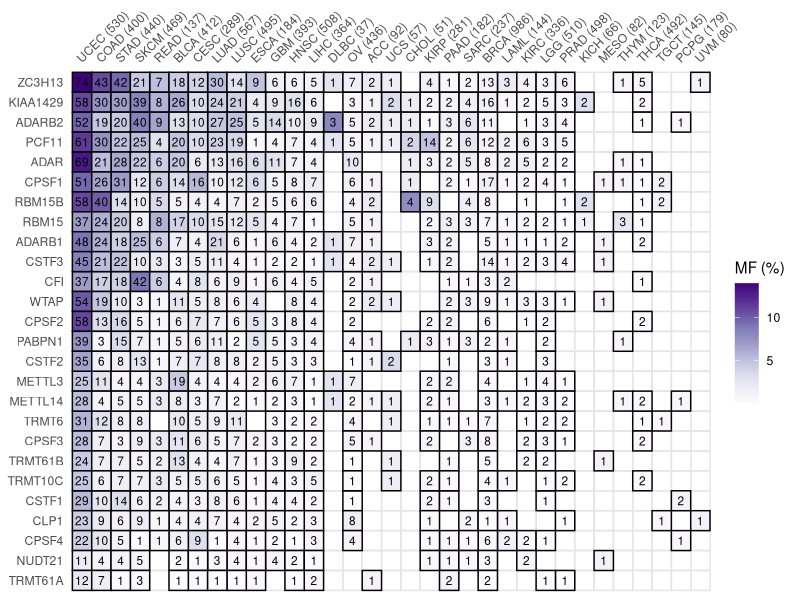
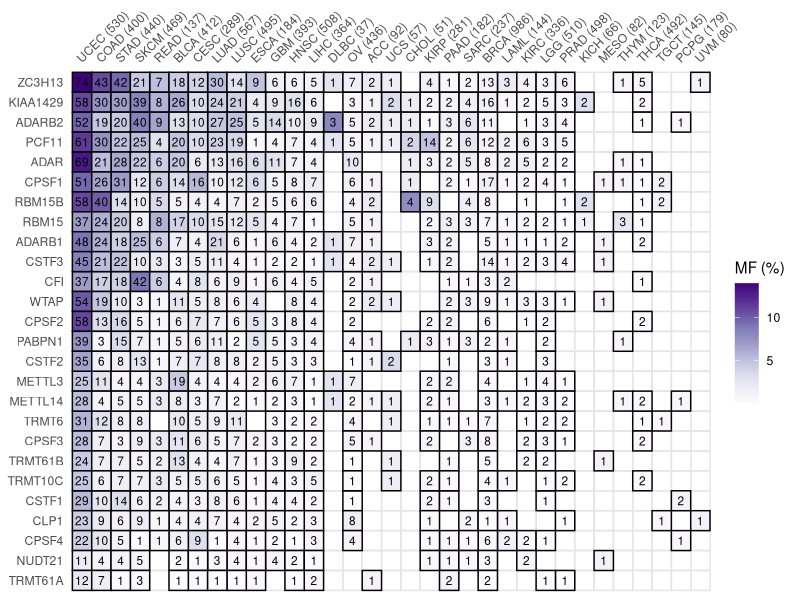

Reproduce these figures in R, in order.
## ---- chunk 1
knitr::opts_chunk$set(echo = TRUE)
## ---- chunk 2
options("repos"= c(CRAN="https://mirrors.tuna.tsinghua.edu.cn/CRAN/"))
options(BioC_mirror="http://mirrors.tuna.tsinghua.edu.cn/bioconductor/")

## ---- chunk 3
library(tidyverse)
library(magrittr)
Sys.setenv(LANGUAGE = "en") #显示英文报错信息
options(stringsAsFactors = FALSE) #禁止chr转成factor
## ---- chunk 4
gdcdata <- read_tsv("frequently-mutated-genes.2022-01-26.tsv")
text <- gdcdata$`# SSM Affected Cases Across the GDC`[1]

gdcdata %>%
  mutate(Mut = `# SSM Affected Cases Across the GDC`) %>%
  select(Mut, Symbol) %>%
  pmap(
    function(Mut, Symbol){
      Mut %>% str_split(",") %>%
        first() %>%
        str_extract("^TCGA-.*") %>% 
        na.omit() %>%
        str_match("^TCGA-([A-Z]+): ([0-9]+) / ([0-9]+) \\(([0-9.]+)%\\)") %>%
        set_colnames(value = c("string", "cancer", "n_mutated", "n_cohort", "percent")) %>%
        as.data.frame() %>%
        mutate(n_mutated = as.numeric(n_mutated),
               n_cohort = as.numeric(n_cohort),
               percent = as.numeric(percent),
               gene = Symbol)
    }
  ) %>% do.call(what = rbind) -> mutData


mutData %>%
  mutate(cancer_num = str_glue("{cancer} ({n_cohort})")) %>%
  group_by(cancer) %>%
  mutate(total_cancer = sum(percent)) %>%
  ungroup() %>%
  group_by(gene) %>%
  mutate(total_gene = sum(percent)) %>%
  ungroup() %>%
  mutate(cancer_ordered = factor(cancer_num, levels = unique(cancer_num[order(-total_cancer)])),
         gene_ordered = factor(gene, levels = unique(gene[order(total_gene)]))) -> ggData
## ---- chunk 5
ggplot() +
  # 填背景
  geom_blank(
    mapping = aes(cancer_ordered, gene_ordered, fill = percent),
    data = ggData,
  ) +
  
  # 画边框
  geom_tile(
    mapping = aes(cancer_ordered, gene_ordered),
    data = expand_grid(
      cancer_ordered = ggData$cancer_ordered %>% levels,
      gene_ordered = ggData$gene_ordered %>% levels
      ),
    color = "gray90",size=.5, fill = NA
  ) +
  geom_tile(
     mapping = aes(cancer_ordered, gene_ordered, fill = percent),
     data = ggData,
    color = "black",size=.5, inherit.aes = F
  ) +
  
  # 写数字
  geom_text(aes(cancer_ordered, gene_ordered, label=n_mutated),
            data = ggData,
            col ="black",
            size = 3) +
  
  scale_fill_gradientn(colors = RColorBrewer::brewer.pal(9, "Purples"), na.value = "red") +
  scale_color_manual(na.value = "grey") +
  scale_x_discrete(position = "top") +
  labs(x = NULL, y = NULL, fill = "MF (%)") +
  theme_grey() +
  theme(
    axis.text.x = element_text(angle = 45, hjust = 0),
    axis.ticks = element_blank(),
    panel.background = element_blank(),
    panel.grid = element_blank()
  )

ggsave("GDC.pdf", width = 8, height = 6)
## ---- chunk 6
sessionInfo()
